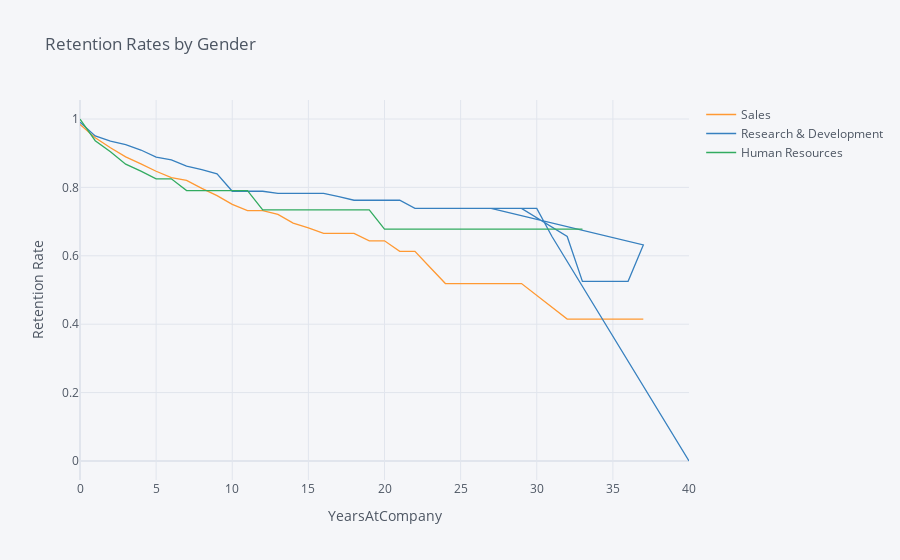

The notebook cell this image was saved under:
### Markdown cell above
## 7. Let's investigate whether the department the employee works in has an impact on how long they stay with the company. Generate and plot survival curves showing retention by department and years the employee has worked at the company.

### Code cell
rates = survival(data, 'Department', 'YearsAtCompany', 'Attrition')

rates.iplot(kind='line', xTitle='YearsAtCompany', yTitle='Retention Rate',
            title='Retention Rates by Gender')

### Figure 1 — Plotly figure (JSON) as saved in the notebook; plotly's stock layout.template omitted (floating-point values rounded to 4 significant figures)
{"data": [{"line": {"color": "rgba(255, 153, 51, 1.0)", "dash": "solid", "shape": "linear", "width": 1.3}, "mode": "lines", "name": "Sales", "text": "", "type": "scatter", "x": [0, 1, 2, 3, 4, 5, 6, 7, 8, 9, 10, 11, 12, 13, 14, 15, 16, 17, 18, 19, 20, 21, 22, 23, 24, 25, 26, 29, 32, 33, 34, 36, 37, 27, 30, 31, 40], "y": [0.9843, 0.9453, 0.9158, 0.8891, 0.8689, 0.8473, 0.8285, 0.8205, 0.7971, 0.7759, 0.7502, 0.7319, 0.7319, 0.7209, 0.6956, 0.6819, 0.6653, 0.6653, 0.6653, 0.6438, 0.6438, 0.6132, 0.6132, 0.566, 0.5188, 0.5188, 0.5188, 0.5188, 0.4151, 0.4151, 0.4151, 0.4151, 0.4151, "", "", "", ""]}, {"line": {"color": "rgba(55, 128, 191, 1.0)", "dash": "solid", "shape": "linear", "width": 1.3}, "mode": "lines", "name": "Research & Development", "text": "", "type": "scatter", "x": [0, 1, 2, 3, 4, 5, 6, 7, 8, 9, 10, 11, 12, 13, 14, 15, 16, 17, 18, 19, 20, 21, 22, 23, 24, 25, 26, 29, 32, 33, 34, 36, 37, 27, 30, 31, 40], "y": [0.9906, 0.9503, 0.9351, 0.9249, 0.9093, 0.8886, 0.8805, 0.8624, 0.852, 0.8399, 0.7887, 0.7887, 0.7887, 0.7825, 0.7825, 0.7825, 0.7825, 0.7729, 0.7624, 0.7624, 0.7624, 0.7624, 0.7386, 0.7386, 0.7386, 0.7386, 0.7386, 0.7386, 0.6565, 0.5252, 0.5252, 0.5252, 0.6319, 0.7386, 0.7386, 0.6565, 0]}, {"line": {"color": "rgba(50, 171, 96, 1.0)", "dash": "solid", "shape": "linear", "width": 1.3}, "mode": "lines", "name": "Human Resources", "text": "", "type": "scatter", "x": [0, 1, 2, 3, 4, 5, 6, 7, 8, 9, 10, 11, 12, 13, 14, 15, 16, 17, 18, 19, 20, 21, 22, 23, 24, 25, 26, 29, 32, 33, 34, 36, 37, 27, 30, 31, 40], "y": [1, 0.9365, 0.9042, 0.868, 0.8474, 0.8251, 0.8251, 0.7907, 0.7907, 0.7907, 0.7907, 0.7907, 0.7342, 0.7342, 0.7342, 0.7342, 0.7342, 0.7342, 0.7342, 0.7342, 0.6777, 0.6777, 0.6777, 0.6777, 0.6777, 0.6777, 0.6777, 0.6777, 0.6777, 0.6777, "", "", "", "", "", "", ""]}], "layout": {"legend": {"bgcolor": "#F5F6F9", "font": {"color": "#4D5663"}}, "paper_bgcolor": "#F5F6F9", "plot_bgcolor": "#F5F6F9", "title": {"font": {"color": "#4D5663"}, "text": "Retention Rates by Gender"}, "xaxis": {"gridcolor": "#E1E5ED", "showgrid": true, "tickfont": {"color": "#4D5663"}, "title": {"font": {"color": "#4D5663"}, "text": "YearsAtCompany"}, "zerolinecolor": "#E1E5ED"}, "yaxis": {"gridcolor": "#E1E5ED", "showgrid": true, "tickfont": {"color": "#4D5663"}, "title": {"font": {"color": "#4D5663"}, "text": "Retention Rate"}, "zerolinecolor": "#E1E5ED"}}}
